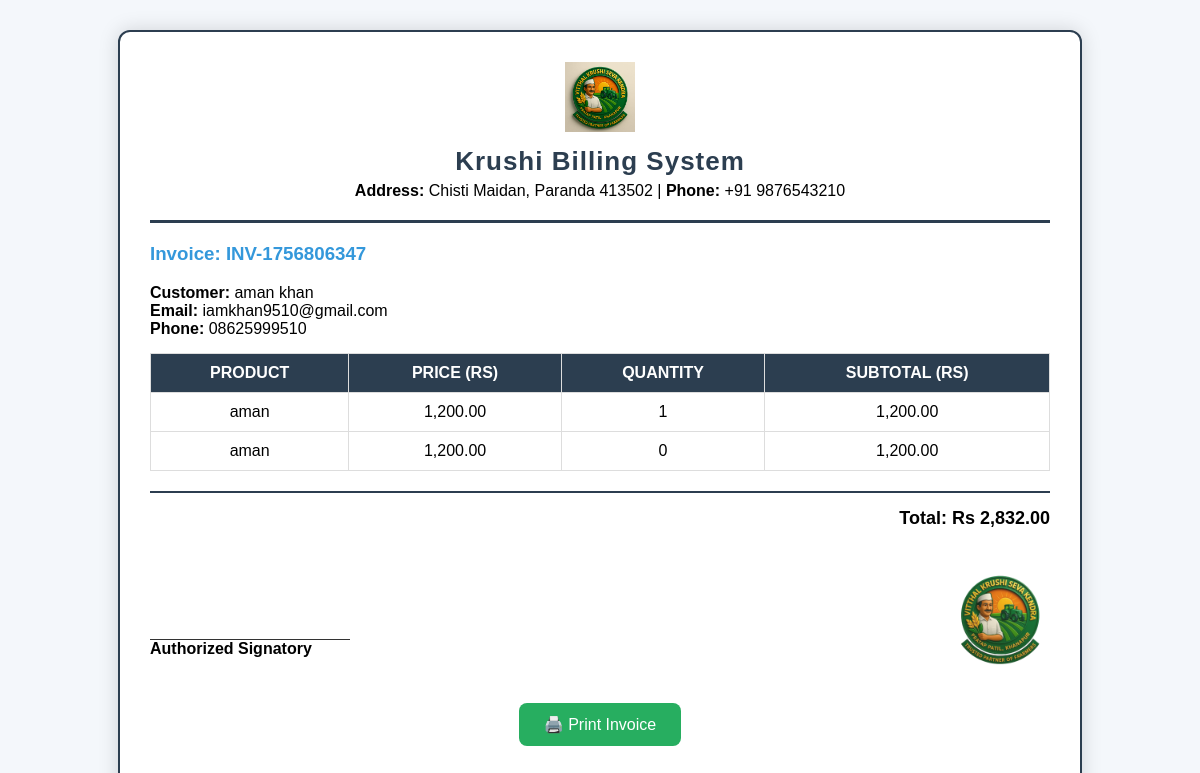
The page /view_invoice.php?id=15 on the database its author committed.
### tables this page shows
CREATE TABLE `invoices` (
  `id` int(11) NOT NULL,
  `invoice_number` varchar(50) DEFAULT NULL,
  `customer_name` varchar(100) DEFAULT NULL,
  `customer_email` varchar(100) NOT NULL,
  `customer_phone` varchar(20) DEFAULT 'CURRENT_DATE',
  `invoice_date` date NOT NULL,
  `total` decimal(10,2) DEFAULT NULL
);

CREATE TABLE `invoice_items` (
  `id` int(11) NOT NULL,
  `invoice_id` int(11) NOT NULL,
  `product_id` int(11) NOT NULL,
  `quantity` int(11) NOT NULL,
  `price` decimal(10,2) NOT NULL,
  `subtotal` decimal(10,2) DEFAULT NULL
);

CREATE TABLE `products` (
  `id` int(11) NOT NULL,
  `product_id` varchar(20) DEFAULT NULL,
  `name` varchar(100) DEFAULT NULL,
  `description` text DEFAULT NULL,
  `price` decimal(10,2) DEFAULT 0.00,
  `stock` int(11) NOT NULL DEFAULT 0,
  `created_at` timestamp NOT NULL DEFAULT current_timestamp()
);

### view_invoice.php (the view, shortened to what this page needs)
<?php
include("db.php");
$invoice_id = $_GET['id'];
$invoiceSql = "SELECT * FROM invoices WHERE id = ?";
$stmt = $conn->prepare($invoiceSql);
$stmt->bind_param("i", $invoice_id);
$stmt->execute();
$invoice = $stmt->get_result()->fetch_assoc();
$itemSql = "SELECT ii.*, p.name
            FROM invoice_items ii
            JOIN products p ON ii.product_id = p.id
            WHERE ii.invoice_id = ?";
$itemStmt = $conn->prepare($itemSql);
$itemStmt->bind_param("i", $invoice_id);
$itemStmt->execute();
$items = $itemStmt->get_result();
?>
<!DOCTYPE html>
<html lang="en">
<head>
</head>
<body>
<div class="invoice-box">
  <div class="header">
    <img src="images/logo.jpg" alt="Logo">
    <h2>Krushi Billing System</h2>
    <p><strong>Address:</strong> Chisti Maidan, Paranda 413502 |
       <strong>Phone:</strong> +91 9876543210</p>
  </div>
  <h3>Invoice: <?php echo $invoice['invoice_number']; ?></h3>
  <p><strong>Customer:</strong> <?php echo $invoice['customer_name']; ?><br>
     <strong>Email:</strong> <?php echo $invoice['customer_email']; ?><br>
     <strong>Phone:</strong> <?php echo $invoice['customer_phone']; ?></p>
  <table>
    <tr>
      <th>Product</th>
      <th>Price (Rs)</th>
      <th>Quantity</th>
      <th>Subtotal (Rs)</th>
    </tr>
    <?php while($row = $items->fetch_assoc()): ?>
    <tr>
      <td><?php echo $row['name']; ?></td>
      <td><?php echo number_format($row['price'], 2); ?></td>
      <td><?php echo $row['quantity']; ?></td>
      <td><?php echo number_format($row['subtotal'], 2); ?></td>
    </tr>
    <?php endwhile; ?>
  </table>
  <div class="total">
    <p><strong>Total: Rs <?php echo number_format($invoice['total'], 2); ?></strong></p>
  </div>
  <div class="footer">
    <div class="signature">
      <p>Authorized Signatory</p>
    </div>
    <div class="stamp">
      <img src="images/stamp.png" alt="Company Stamp">
    </div>
  </div>
  <button onclick="window.print()" class="print-btn">🖨️ Print Invoice</button>
</div>
</body>
</html>

### view_invoice.php (style rules this page uses)
body { font-family: 'Poppins', sans-serif; background: #f4f7fb; margin: 0; padding: 0; }
.invoice-box { max-width: 900px; margin: 30px auto; padding: 30px; background: #fff; border: 2px solid #2c3e50; box-shadow: 0 0 20px rgba(0,0,0,0.15); border-radius: 12px; }
.header { text-align: center; border-bottom: 3px solid #2c3e50; padding-bottom: 15px; margin-bottom: 20px; }
.header img { height: 70px; margin-bottom: 10px; }
.header h2 { margin: 0; color: #2c3e50; font-size: 26px; letter-spacing: 1px; }
h3 { color: #3498db; margin-top: 0; }
p { margin: 5px 0; }
table { width: 100%; border-collapse: collapse; margin-top: 15px; }
table th, table td { border: 1px solid #ddd; padding: 10px; text-align: center; }
table th { background: #2c3e50; color: #fff; text-transform: uppercase; }
.total { text-align: right; font-size: 18px; margin-top: 20px; border-top: 2px solid #2c3e50; padding-top: 10px; }
.footer { margin-top: 40px; display: flex; justify-content: space-between; align-items: center; }
.signature { text-align: left; }
.signature p { margin-top: 60px; font-weight: bold; border-top: 1px solid #333; width: 200px; }
.stamp { text-align: right; }
.stamp img { height: 100px; opacity: 0.9; }
.print-btn { display: block; margin: 30px auto; padding: 12px 25px; background: #27ae60; color: white; border: none; border-radius: 8px; cursor: pointer; font-size: 16px; transition: 0.3s; }

### rows shown on the page
invoices: invoice_number "INV-1756806347", customer_name "aman khan", customer_email "iamkhan9510@gmail.com", customer_phone "08625999510", total "2,832.00"
invoice_items: product.name "aman", price "1,200.00", quantity "1", subtotal "1,200.00"
invoice_items: product.name "aman", price "1,200.00", quantity "0", subtotal "1,200.00"
